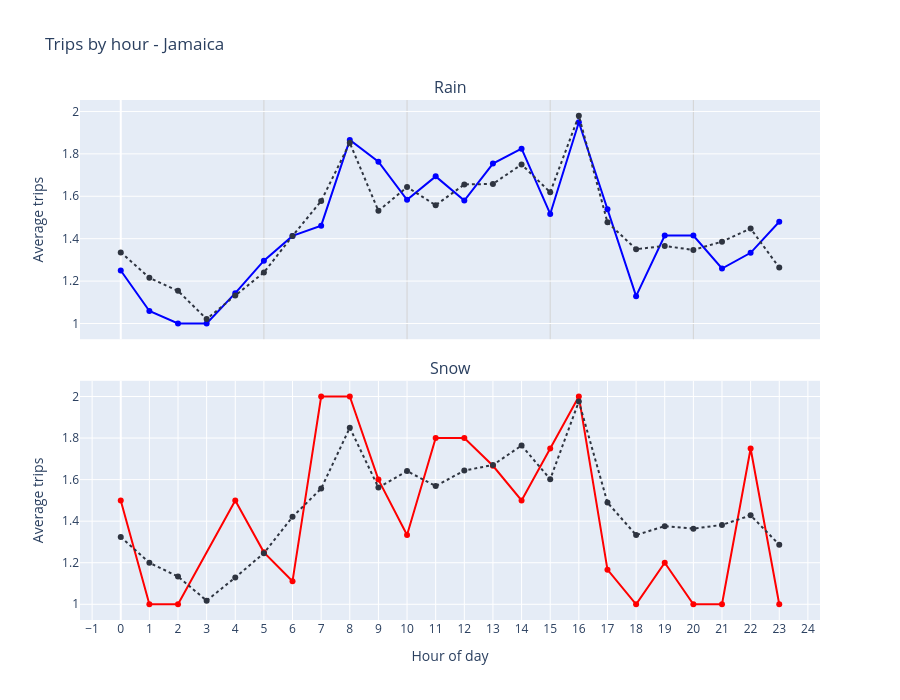

Here is the notebook cell this chart was saved with:
### Code cell
def plot_rain_snow(zone):
    df_lluvia = _hacer_consulta_lluvia(path_yellow, zone)
    pdf_lluvia = df_lluvia.dropna().sort_values("hour")
    pdf_lluvia["dash"] = ~ pdf_lluvia["lluvia"]
    
    df_nieve = _hacer_consulta_nieve(path_yellow, zone)
    pdf_nieve = df_nieve.dropna().sort_values("hour")
    pdf_nieve["dash"] = ~pdf_nieve["nieve"]
    

    RAIN_COLORS = {False: "#2E3440", True: "blue"}
    SNOW_COLORS = {False: "#2E3440", True: "red"}

    fig = make_subplots(
        rows=2, cols=1,
        subplot_titles=('Rain', 'Snow'),
        shared_xaxes=True,
        vertical_spacing=0.08,
    )
    
    # SUBPLOT 1: lluvia
    fig_lluvia = px.line(
        pdf_lluvia, 
        x="hour", 
        y="avg_trips", 
        color="lluvia", 
        markers=True,
        color_discrete_map=RAIN_COLORS,
        line_dash="dash"
    )
    for trace in fig_lluvia.data:
        trace.showlegend = False
        fig.add_trace(trace, row=1, col=1)
    
    # SUBPLOT 2: nieve  
    fig_nieve = px.line(
        pdf_nieve, 
        x="hour", 
        y="avg_trips", 
        color="nieve", 
        color_discrete_map=SNOW_COLORS,
        markers=True,
        line_dash="dash"
    )
    for trace in fig_nieve.data:
        trace.showlegend = False
        fig.add_trace(trace, row=2, col=1)
    

    fig.update_xaxes(title="Hour of day", tickmode="linear", tick0=0, dtick=1, row=2, col=1)
    fig.update_xaxes(showgrid=True, gridwidth=1, gridcolor='lightgray', row=1, col=1)
    
    fig.update_yaxes(title="Average trips", row=1, col=1)
    fig.update_yaxes(title="Average trips", row=2, col=1)
    
    fig.update_layout(height=700, title=f"Trips by hour - {zone}")
    return fig

g_rs = plot_rain_snow("Jamaica")
g_rs.show()

### Figure 1 — Plotly figure (JSON) as saved in the notebook; plotly's stock layout.template omitted (floating-point values rounded to 4 significant figures)
{"data": [{"hovertemplate": "lluvia=True<br>dash=False<br>hour=%{x}<br>avg_trips=%{y}<extra></extra>", "legendgroup": "True, False", "line": {"color": "blue", "dash": "solid"}, "marker": {"symbol": "circle"}, "mode": "lines+markers", "name": "True, False", "orientation": "v", "showlegend": false, "type": "scatter", "x": [0, 1, 2, 3, 4, 5, 6, 7, 8, 9, 10, 11, 12, 13, 14, 15, 16, 17, 18, 19, 20, 21, 22, 23], "xaxis": "x", "y": [1.25, 1.059, 1.0, 1.0, 1.143, 1.296, 1.413, 1.462, 1.865, 1.763, 1.583, 1.694, 1.58, 1.754, 1.825, 1.517, 1.949, 1.538, 1.129, 1.415, 1.415, 1.259, 1.333, 1.48], "yaxis": "y"}, {"hovertemplate": "lluvia=False<br>dash=True<br>hour=%{x}<br>avg_trips=%{y}<extra></extra>", "legendgroup": "False, True", "line": {"color": "#2E3440", "dash": "dot"}, "marker": {"symbol": "circle"}, "mode": "lines+markers", "name": "False, True", "orientation": "v", "showlegend": false, "type": "scatter", "x": [0, 1, 2, 3, 4, 5, 6, 7, 8, 9, 10, 11, 12, 13, 14, 15, 16, 17, 18, 19, 20, 21, 22, 23], "xaxis": "x", "y": [1.335, 1.215, 1.154, 1.021, 1.132, 1.241, 1.413, 1.577, 1.852, 1.531, 1.643, 1.558, 1.656, 1.658, 1.75, 1.619, 1.98, 1.477, 1.35, 1.366, 1.347, 1.386, 1.448, 1.264], "yaxis": "y"}, {"hovertemplate": "nieve=True<br>dash=False<br>hour=%{x}<br>avg_trips=%{y}<extra></extra>", "legendgroup": "True, False", "line": {"color": "red", "dash": "solid"}, "marker": {"symbol": "circle"}, "mode": "lines+markers", "name": "True, False", "orientation": "v", "showlegend": false, "type": "scatter", "x": [0, 1, 2, 4, 5, 6, 7, 8, 9, 10, 11, 12, 13, 14, 15, 16, 17, 18, 19, 20, 21, 22, 23], "xaxis": "x2", "y": [1.5, 1.0, 1.0, 1.5, 1.25, 1.111, 2.0, 2.0, 1.6, 1.333, 1.8, 1.8, 1.667, 1.5, 1.75, 2.0, 1.167, 1.0, 1.2, 1.0, 1.0, 1.75, 1.0], "yaxis": "y2"}, {"hovertemplate": "nieve=False<br>dash=True<br>hour=%{x}<br>avg_trips=%{y}<extra></extra>", "legendgroup": "False, True", "line": {"color": "#2E3440", "dash": "dot"}, "marker": {"symbol": "circle"}, "mode": "lines+markers", "name": "False, True", "orientation": "v", "showlegend": false, "type": "scatter", "x": [0, 1, 2, 3, 4, 5, 6, 7, 8, 9, 10, 11, 12, 13, 14, 15, 16, 17, 18, 19, 20, 21, 22, 23], "xaxis": "x2", "y": [1.324, 1.2, 1.133, 1.018, 1.129, 1.246, 1.421, 1.557, 1.85, 1.562, 1.641, 1.569, 1.644, 1.67, 1.764, 1.602, 1.976, 1.49, 1.333, 1.376, 1.364, 1.382, 1.428, 1.287], "yaxis": "y2"}], "layout": {"annotations": [{"font": {"size": 16}, "showarrow": false, "text": "Rain", "x": 0.5, "xanchor": "center", "xref": "paper", "y": 1, "yanchor": "bottom", "yref": "paper"}, {"font": {"size": 16}, "showarrow": false, "text": "Snow", "x": 0.5, "xanchor": "center", "xref": "paper", "y": 0.46, "yanchor": "bottom", "yref": "paper"}], "height": 700, "title": {"text": "Trips by hour - Jamaica"}, "xaxis": {"anchor": "y", "domain": [0, 1], "gridcolor": "lightgray", "gridwidth": 1, "matches": "x2", "showgrid": true, "showticklabels": false}, "xaxis2": {"anchor": "y2", "domain": [0, 1], "dtick": 1, "tick0": 0, "tickmode": "linear", "title": {"text": "Hour of day"}}, "yaxis": {"anchor": "x", "domain": [0.54, 1], "title": {"text": "Average trips"}}, "yaxis2": {"anchor": "x2", "domain": [0, 0.46], "title": {"text": "Average trips"}}}}
